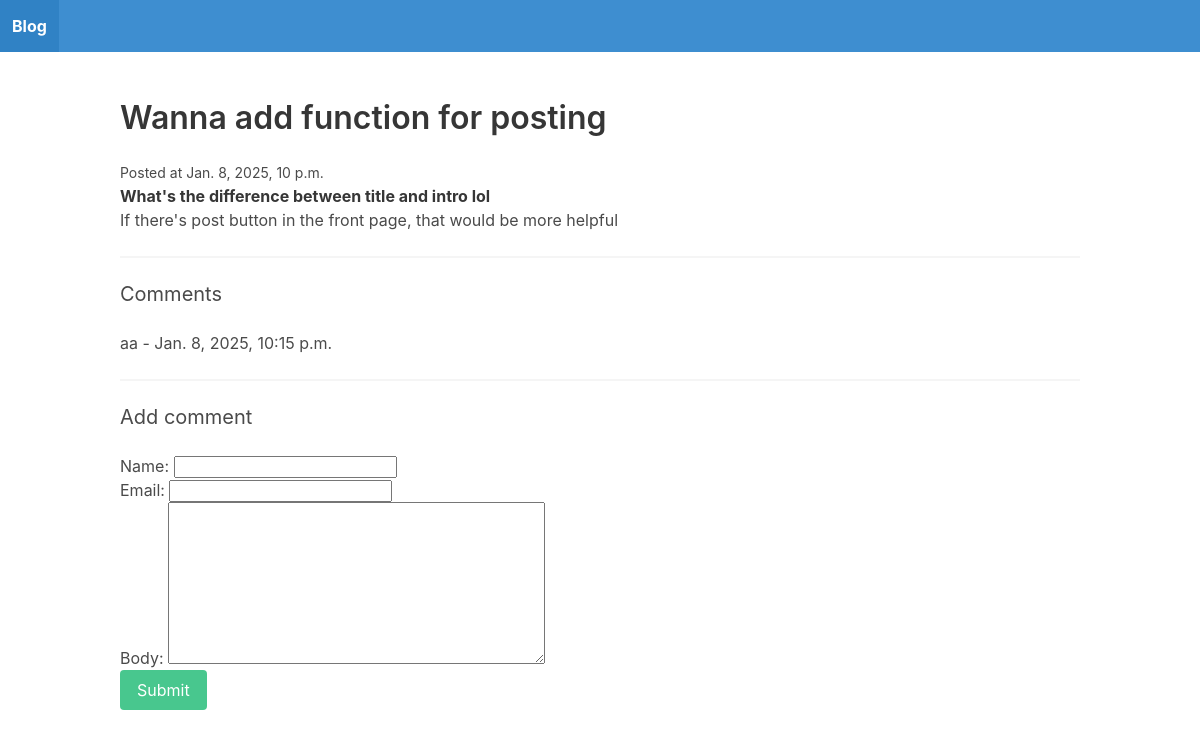
Page /slug-4 on the committed database.
### blog/models.py (models this page shows)
class Post(models.Model):
    title = models.CharField(max_length=255)
    slug = models.SlugField()
    intro = models.TextField()
    body = models.TextField()
    date_added = models.DateTimeField(auto_now_add=True)
    class Meta:
        ordering = ['-date_added']

class Comment(models.Model):
    post = models.ForeignKey(Post, related_name='comments', on_delete=models.CASCADE)
    name = models.CharField(max_length=255)
    email = models.EmailField()
    body = models.TextField()
    date_added = models.DateTimeField(auto_now_add=True)
    class Meta:
        ordering = ['date_added']

### blog/views.py (the view)
# urls.py: path('<slug:slug>', post_detail, name='post_detail'),
def post_detail(request, slug):
    post = Post.objects.get(slug=slug)
    comments = post.comments.all()  # Fetch comments related to the post
    if request.method == 'POST':
        form = CommentForm(request.POST)
        if form.is_valid():
            comment = form.save(commit=False)
            comment.post = post
            comment.save()
            return redirect('post_detail', slug=post.slug)
    else:
        form = CommentForm()
    return render(request, 'blog/post_detail.html', {'post': post, 'form': form, 'comments': comments})

### blog/forms.py
class CommentForm(forms.ModelForm):
    class Meta:
        model = Comment
        fields = ['name', 'email', 'body']

### blog/templates/blog/post_detail.html (shortened to what this page needs)
{% extends 'blog/base.html' %}
{% block content %}
    <h1 class="title">{{ post.title }}</h1>
    <small>Posted at {{ post.date_added }}</small>
    <p><strong>{{ post.intro }}</strong></p>
    <p>{{ post.body }}</p>
    <hr>
    <h2 class="subtitle">Comments</h2>
    <ul>
        {% for comment in post.comments.all %}
            <li>{{ comment.body }} - {{ comment.date_added }}</li>
        {% empty %}
            <li>No comments yet.</li>
        {% endfor %}
    </ul>
    <hr>
    <h2 class="subtitle">Add comment</h2>
    <form method="post" action=".">
        {{ form.as_p }}
        <div class="field">
            <div class="control">
                <button class="button is-success" type="submit">Submit</button>
            </div>
        </div>
    </form>
{% endblock %}

### blog/templates/blog/base.html (shortened to what this page needs)
<!DOCTYPE html>
<html>
    <head>
        <link rel="stylesheet" href="https://cdn.jsdelivr.net/npm/bulma@0.9.1/css/bulma.min.css">
    </head>
    <body>
        <nav class="navbar is-info">
            <div class="navbar-brand">
                <a href="/" class="navbar-item"><strong>Blog</strong></a>
            </div>
        </nav>
        <section class="section">
            <div class="container">
                {% block content %}{% endblock %}
            </div>
    </body>
</html>

### rows in the picture
Post: title "Wanna add function for posting", date_added "Jan. 8, 2025, 10 p.m.", intro "What's the difference between title and intro lol", body "If there's post button in the front page, that would be more helpful"
Comment: body "aa", date_added "Jan. 8, 2025, 10:15 p.m."
